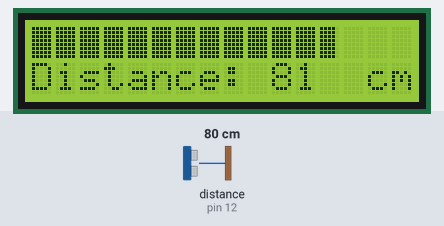
The sketch below on a simulated Arduino Uno, built with avr-gcc and run on an emulated ATmega328P. Shown: 16×2 character LCD. The inputs (shaded band) are chosen by the test bench; at power-on: distance to the obstacle (sensor on pin 12) 80 cm. The echo pulse lasts 58.3 µs per cm.

Above: at 3.2 s.
3.3 s: distance to the obstacle (sensor on pin 12) set to 35 cm
At 4.2 s:
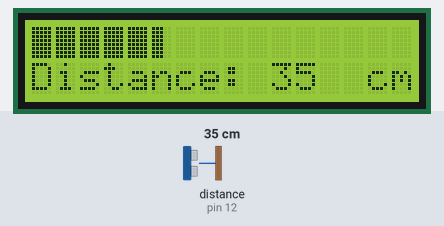
6.3 s: distance to the obstacle (sensor on pin 12) set to 2 cm
At 7.2 s:
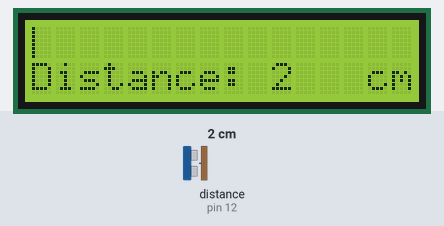
9.3 s: distance to the obstacle (sensor on pin 12) set to 120 cm
At 10.3 s:
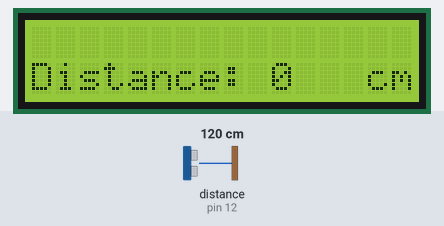
12.3 s: distance to the obstacle (sensor on pin 12) set to 4 cm
At 12.8 s:
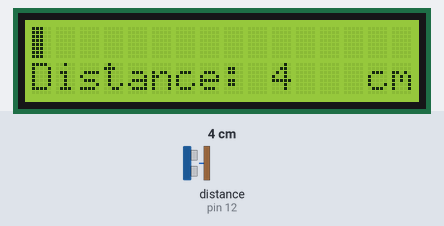
15.3 s: distance to the obstacle (sensor on pin 12) set to 9 cm
At 15.8 s:
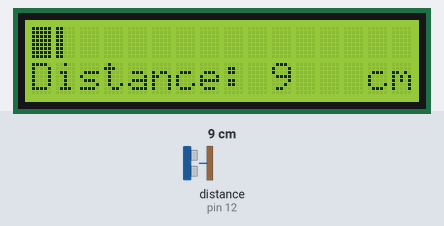
16.9 s: distance to the obstacle (sensor on pin 12) set to 18 cm
At 17.7 s:
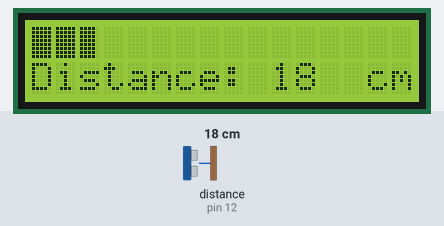
Timing chart, 0 to 19.9 s (numbered marks = the images above; inputs shaded):
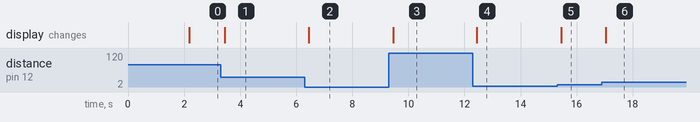

Measured:
- after the input at 3.3 s, the display: changes after 0.16 s (image 1)
- after the input at 6.3 s, the display: changes after 0.14 s (image 2)
- after the input at 9.3 s, the display: changes after 0.17 s (image 3)
- after the input at 12.3 s, the display: changes after 0.14 s (image 4)
- after the input at 15.3 s, the display: changes after 0.16 s (image 5)
- after the input at 16.9 s, the display: changes after 0.15 s (image 6)

The sketch:

lcd_distance_sensor.ino
```cpp
#include <Wire.h>
#include <LiquidCrystal_I2C.h> // LiquidCrystal_I2C Library
#include <LcdBarGraph.h> // LcdBarGraph Library

byte lcdNumCols = 16; // -- number of columns in the LCD
byte lcdLine = 2; // -- number of line in the LCD

LiquidCrystal_I2C lcd(0x27,lcdNumCols,lcdLine); //0x27 is address for I2C
LcdBarGraphRobojax rjx(&lcd, 16, 0, 0);  // -- creating 16 character long bargraph starting at char 0 of line 0 (see video)
#include <NewPing.h>// NewPing Library
#define TRIGGER_PIN  11  // Arduino pin tied to trigger pin on the ultrasonic sensor.
#define ECHO_PIN     12  // Arduino pin tied to echo pin on the ultrasonic sensor.
#define MAX_DISTANCE 100 // Maximum distance we want to ping for (in centimetres). Maximum sensor distance is rated at 400-500cm.

NewPing sonar(TRIGGER_PIN, ECHO_PIN, MAX_DISTANCE); // NewPing setup of pins and maximum distance.
int VCC2 = 2;// additional VCC(5) for device
void setup(){
  pinMode(VCC2, OUTPUT);// extra VCC for ultrasonic
  digitalWrite(VCC2, HIGH);//extra VCC is now HIGH (5V)
  // -- initializing the LCD
  lcd.begin();
  lcd.clear();
  lcd.print("Spritle Tech");
  lcd.setCursor (0,1); //
  lcd.print("LCD-Bargraph");
  // -- do some delay: some time I've got broken visualization
  delay(2000);
  lcd.clear();
}

void loop()
{
  int distanceCM = sonar.ping_cm();// get distance in cm
  int distanceIN = sonar.ping_in();// get distance in in
  rjx.clearLine(1);// clear line 1 to display fresh voltage value
  // -- draw bar graph from the analog value
  rjx.drawValue( distanceCM, MAX_DISTANCE);
  // -- do some delay: frequent draw may cause broken visualization
  lcd.setCursor (0,1); //
  lcd.print("Distance:");
  lcd.setCursor (10,1); //
  lcd.print(distanceCM); // print
  lcd.setCursor (14,1); //
  lcd.print("cm");
  delay(100);
}
```
